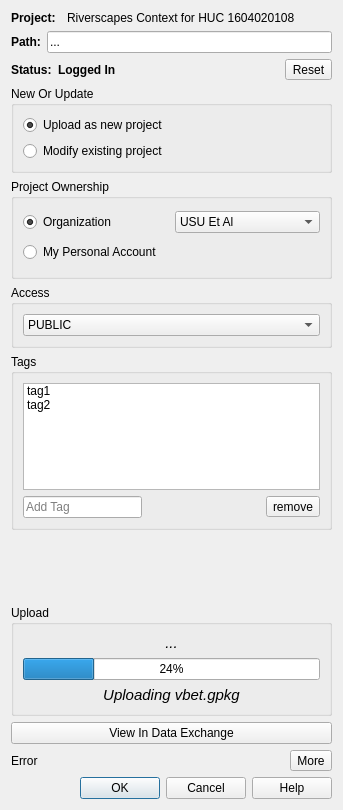
<?xml version="1.0" encoding="UTF-8"?>
<ui version="4.0">
 <class>Dialog</class>
 <widget class="QDialog" name="Dialog">
  <property name="geometry">
   <rect>
    <x>0</x>
    <y>0</y>
    <width>343</width>
    <height>810</height>
   </rect>
  </property>
  <property name="windowTitle">
   <string>Upload Project</string>
  </property>
  <layout class="QVBoxLayout" name="verticalLayout">
   <item>
    <layout class="QHBoxLayout" name="projectNameLayout">
     <item>
      <widget class="QLabel" name="projectNameLable">
       <property name="maximumSize">
        <size>
         <width>50</width>
         <height>16777215</height>
        </size>
       </property>
       <property name="font">
        <font>
         <weight>75</weight>
         <bold>true</bold>
        </font>
       </property>
       <property name="text">
        <string>Project:</string>
       </property>
      </widget>
     </item>
     <item>
      <widget class="QLabel" name="projectNameValue">
       <property name="text">
        <string>Riverscapes Context for HUC 1604020108</string>
       </property>
      </widget>
     </item>
    </layout>
   </item>
   <item>
    <layout class="QHBoxLayout" name="projectPathLayout">
     <item>
      <widget class="QLabel" name="projectPathLable">
       <property name="maximumSize">
        <size>
         <width>50</width>
         <height>16777215</height>
        </size>
       </property>
       <property name="font">
        <font>
         <weight>75</weight>
         <bold>true</bold>
        </font>
       </property>
       <property name="text">
        <string>Path:</string>
       </property>
      </widget>
     </item>
     <item>
      <widget class="QLineEdit" name="projectPathValue">
       <property name="enabled">
        <bool>true</bool>
       </property>
       <property name="text">
        <string>...</string>
       </property>
       <property name="readOnly">
        <bool>true</bool>
       </property>
      </widget>
     </item>
    </layout>
   </item>
   <item>
    <layout class="QHBoxLayout" name="loginButtonLayout">
     <item>
      <widget class="QLabel" name="loginStatusLable">
       <property name="font">
        <font>
         <weight>75</weight>
         <bold>true</bold>
        </font>
       </property>
       <property name="text">
        <string>Status:</string>
       </property>
      </widget>
     </item>
     <item>
      <widget class="QLabel" name="loginStatusValue">
       <property name="font">
        <font>
         <weight>75</weight>
         <bold>true</bold>
        </font>
       </property>
       <property name="text">
        <string>Logged In</string>
       </property>
      </widget>
     </item>
     <item>
      <spacer name="horizontalSpacer_3">
       <property name="orientation">
        <enum>Qt::Horizontal</enum>
       </property>
       <property name="sizeHint" stdset="0">
        <size>
         <width>40</width>
         <height>20</height>
        </size>
       </property>
      </spacer>
     </item>
     <item>
      <widget class="QToolButton" name="loginResetBtn">
       <property name="text">
        <string>Reset</string>
       </property>
      </widget>
     </item>
    </layout>
   </item>
   <item>
    <widget class="QGroupBox" name="newOrUpdateLayout">
     <property name="title">
      <string>New Or Update</string>
     </property>
     <layout class="QVBoxLayout" name="verticalLayout_2">
      <item>
       <widget class="QRadioButton" name="optModifyProject">
        <property name="text">
         <string>Upload as new project</string>
        </property>
        <property name="checked">
         <bool>true</bool>
        </property>
       </widget>
      </item>
      <item>
       <widget class="QRadioButton" name="optNewProject">
        <property name="text">
         <string>Modify existing project</string>
        </property>
       </widget>
      </item>
     </layout>
    </widget>
   </item>
   <item>
    <widget class="QGroupBox" name="ownershipGroup">
     <property name="minimumSize">
      <size>
       <width>0</width>
       <height>100</height>
      </size>
     </property>
     <property name="title">
      <string>Project Ownership</string>
     </property>
     <layout class="QVBoxLayout" name="verticalLayout_3">
      <item>
       <layout class="QHBoxLayout" name="horizontalLayout">
        <item>
         <widget class="QRadioButton" name="optOwnerOrg">
          <property name="text">
           <string>Organization</string>
          </property>
          <property name="checked">
           <bool>true</bool>
          </property>
         </widget>
        </item>
        <item>
         <widget class="QComboBox" name="orgSelect">
          <item>
           <property name="text">
            <string>USU Et Al</string>
           </property>
          </item>
         </widget>
        </item>
       </layout>
      </item>
      <item>
       <widget class="QRadioButton" name="optOwnerMe">
        <property name="text">
         <string>My Personal Account</string>
        </property>
        <property name="checked">
         <bool>false</bool>
        </property>
       </widget>
      </item>
     </layout>
    </widget>
   </item>
   <item>
    <widget class="QGroupBox" name="accessGroup">
     <property name="title">
      <string>Access</string>
     </property>
     <layout class="QVBoxLayout" name="verticalLayout_4">
      <item>
       <widget class="QComboBox" name="comboBox_2">
        <item>
         <property name="text">
          <string>PUBLIC</string>
         </property>
        </item>
        <item>
         <property name="text">
          <string>PRIVATE</string>
         </property>
        </item>
        <item>
         <property name="text">
          <string>SECRET</string>
         </property>
        </item>
       </widget>
      </item>
     </layout>
    </widget>
   </item>
   <item>
    <widget class="QGroupBox" name="tagGroup">
     <property name="title">
      <string>Tags</string>
     </property>
     <layout class="QVBoxLayout" name="verticalLayout_5">
      <item>
       <widget class="QListWidget" name="listWidget">
        <property name="horizontalScrollBarPolicy">
         <enum>Qt::ScrollBarAlwaysOff</enum>
        </property>
        <item>
         <property name="text">
          <string>tag1</string>
         </property>
        </item>
        <item>
         <property name="text">
          <string>tag2</string>
         </property>
        </item>
       </widget>
      </item>
      <item>
       <layout class="QHBoxLayout" name="horizontalLayout_4">
        <item>
         <widget class="QLineEdit" name="addTag">
          <property name="placeholderText">
           <string>Add Tag</string>
          </property>
         </widget>
        </item>
        <item>
         <spacer name="horizontalSpacer">
          <property name="orientation">
           <enum>Qt::Horizontal</enum>
          </property>
          <property name="sizeHint" stdset="0">
           <size>
            <width>40</width>
            <height>20</height>
           </size>
          </property>
         </spacer>
        </item>
        <item>
         <widget class="QToolButton" name="RemoveTagButton">
          <property name="text">
           <string>remove</string>
          </property>
         </widget>
        </item>
       </layout>
      </item>
     </layout>
    </widget>
   </item>
   <item>
    <spacer name="verticalSpacer_2">
     <property name="orientation">
      <enum>Qt::Vertical</enum>
     </property>
     <property name="sizeHint" stdset="0">
      <size>
       <width>20</width>
       <height>40</height>
      </size>
     </property>
    </spacer>
   </item>
   <item>
    <spacer name="verticalSpacer">
     <property name="orientation">
      <enum>Qt::Vertical</enum>
     </property>
     <property name="sizeHint" stdset="0">
      <size>
       <width>20</width>
       <height>154</height>
      </size>
     </property>
    </spacer>
   </item>
   <item>
    <widget class="QGroupBox" name="uploadGroup">
     <property name="title">
      <string>Upload</string>
     </property>
     <layout class="QVBoxLayout" name="verticalLayout_6">
      <item>
       <widget class="QLabel" name="todoLabel">
        <property name="font">
         <font>
          <pointsize>11</pointsize>
          <italic>true</italic>
          <underline>false</underline>
         </font>
        </property>
        <property name="text">
         <string>...</string>
        </property>
        <property name="alignment">
         <set>Qt::AlignCenter</set>
        </property>
       </widget>
      </item>
      <item>
       <widget class="QProgressBar" name="progressBar">
        <property name="value">
         <number>24</number>
        </property>
       </widget>
      </item>
      <item>
       <widget class="QLabel" name="progressSubLabel">
        <property name="font">
         <font>
          <pointsize>11</pointsize>
          <italic>true</italic>
         </font>
        </property>
        <property name="text">
         <string>Uploading vbet.gpkg</string>
        </property>
        <property name="alignment">
         <set>Qt::AlignCenter</set>
        </property>
       </widget>
      </item>
     </layout>
    </widget>
   </item>
   <item>
    <widget class="QPushButton" name="openWebProjectBtn">
     <property name="text">
      <string>View In Data Exchange</string>
     </property>
    </widget>
   </item>
   <item>
    <layout class="QHBoxLayout" name="errorLayout">
     <item>
      <widget class="QLabel" name="errorSummaryLable">
       <property name="text">
        <string>Error</string>
       </property>
      </widget>
     </item>
     <item>
      <widget class="QToolButton" name="errorMoreBtn">
       <property name="toolTip">
        <string>Copy error to clipboard</string>
       </property>
       <property name="text">
        <string>More</string>
       </property>
      </widget>
     </item>
    </layout>
   </item>
   <item>
    <layout class="QHBoxLayout" name="actionBtnLayout">
     <item>
      <widget class="QDialogButtonBox" name="actionBtnBox">
       <property name="orientation">
        <enum>Qt::Horizontal</enum>
       </property>
       <property name="standardButtons">
        <set>QDialogButtonBox::Cancel|QDialogButtonBox::Help|QDialogButtonBox::Ok</set>
       </property>
      </widget>
     </item>
    </layout>
   </item>
  </layout>
 </widget>
 <resources/>
 <connections>
  <connection>
   <sender>actionBtnBox</sender>
   <signal>accepted()</signal>
   <receiver>Dialog</receiver>
   <slot>accept()</slot>
   <hints>
    <hint type="sourcelabel">
     <x>248</x>
     <y>254</y>
    </hint>
    <hint type="destinationlabel">
     <x>157</x>
     <y>274</y>
    </hint>
   </hints>
  </connection>
  <connection>
   <sender>actionBtnBox</sender>
   <signal>rejected()</signal>
   <receiver>Dialog</receiver>
   <slot>reject()</slot>
   <hints>
    <hint type="sourcelabel">
     <x>316</x>
     <y>260</y>
    </hint>
    <hint type="destinationlabel">
     <x>286</x>
     <y>274</y>
    </hint>
   </hints>
  </connection>
 </connections>
</ui>
